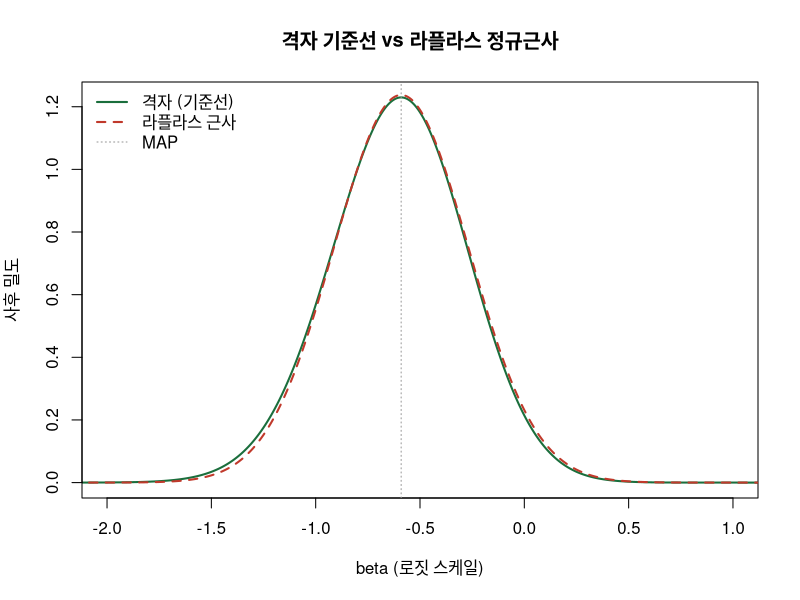
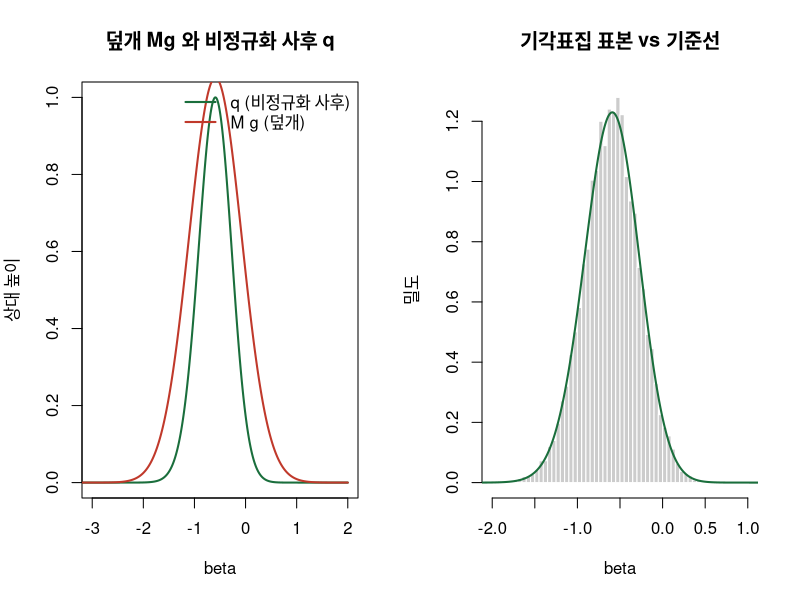
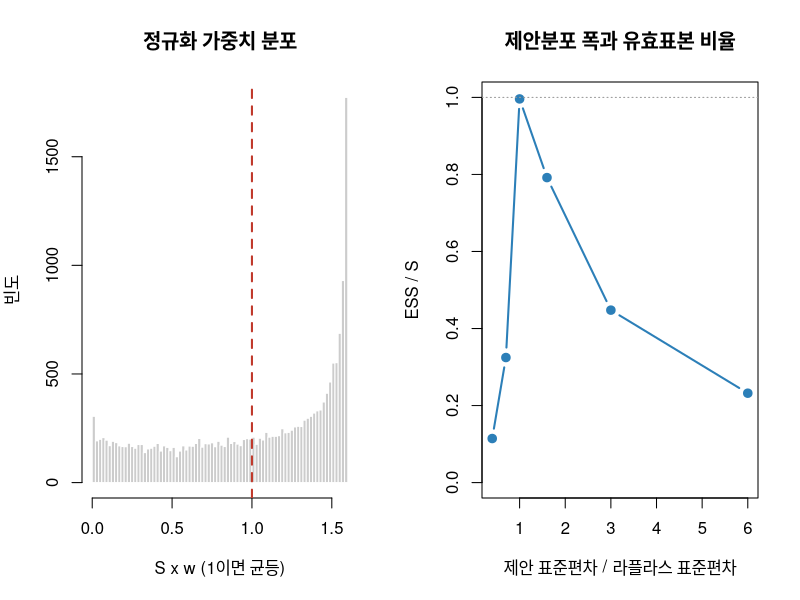
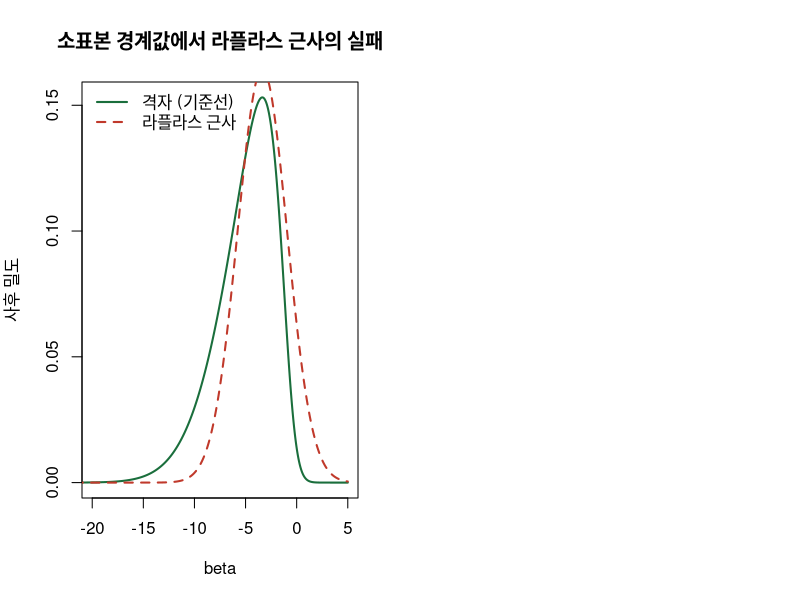

These figures' R source, in order:
## ---- chunk 1
#| label: grid-toy
beta_5 <- seq(-3, 1, by = 1)                  # 로짓 스케일의 아주 거친 격자
# 로그 비정규화 사후 = 이항 가능도(로짓 스케일) + 정규 사전
lp_5 <- 7 * beta_5 - 20 * log1p(exp(beta_5)) + dnorm(beta_5, 0, 1.5, log = TRUE)
un_5 <- exp(lp_5 - max(lp_5))                 # 최댓값을 빼고 지수화 (수치 안정성)
round(rbind(beta = beta_5, unnorm = un_5, post = un_5 / sum(un_5)), 4)
## ---- chunk 2
#| label: curse
n_dim <- c(1, 2, 3, 5, 10)
n_points <- 100^n_dim                          # 축당 100등분
est_sec <- n_points * 1e-6                     # 평가 1회당 1마이크로초 가정
data.frame(d = n_dim, grid_points = signif(n_points, 3),
           seconds = signif(est_sec, 3), years = signif(est_sec / 3.156e7, 3))
## ---- chunk 3
#| label: setup-model
set.seed(42); n_reads <- 40
y_alt <- rbinom(1, size = n_reads, prob = 0.25)          # 참 비율 0.25에서 생성
cat("관측된 대립유전자 read 수:", y_alt, "/", n_reads, "\n")

log1pexp <- function(x) ifelse(x > 30, x, log1p(exp(x))) # 오버플로 방지 도우미
# 로그 비정규화 사후: 로짓 스케일 모수 beta, 사전 N(0, 1.5^2)
log_post <- function(beta, y = y_alt, n = n_reads, s = 1.5) {
  y * beta - n * log1pexp(beta) + dnorm(beta, 0, s, log = TRUE)
}
## ---- chunk 4
#| label: grid-fit
beta_grid <- seq(-6, 2, length.out = 2000)               # 충분히 넓은 범위
lp_grid <- log_post(beta_grid); w_grid <- exp(lp_grid - max(lp_grid))
p_grid <- w_grid / sum(w_grid)                           # 격자 위 확률질량
dens_grid <- p_grid / (beta_grid[2] - beta_grid[1])      # 밀도 곡선용
# 범위 점검: 양 끝의 상대 밀도가 작아야 꼬리가 잘리지 않습니다
cat("격자 양 끝의 상대 밀도:", signif(w_grid[c(1, 2000)], 3), "\n")

weighted_q <- function(x, w, probs) {                    # 가중표본의 분위수
  o <- order(x); x_s <- x[o]; cw <- cumsum(w[o]) / sum(w)
  sapply(probs, function(p) x_s[which.max(cw >= p)])
}
mean_grid <- sum(beta_grid * p_grid); theta_grid <- sum(plogis(beta_grid) * p_grid)
ci_grid <- weighted_q(beta_grid, p_grid, c(0.025, 0.975))
cat("사후평균(beta):", round(mean_grid, 3), " 95% 구간:", round(ci_grid, 3),
    " 사후평균(theta):", round(theta_grid, 3), "\n")
## ---- chunk 5
#| label: laplace-fit
fit_lap <- optim(par = 0, fn = function(b) -log_post(b), method = "BFGS", hessian = TRUE)
beta_map <- fit_lap$par                                  # 최빈값 (MAP)
sd_lap <- sqrt(1 / fit_lap$hessian[1, 1])                # 헤시안 역행렬의 제곱근
cat("MAP:", round(beta_map, 3), " 라플라스 표준편차:", round(sd_lap, 3), "\n")

plot(beta_grid, dens_grid, type = "l", lwd = 2, col = "#1a6e3c", xlim = c(-2, 1),
     main = "격자 기준선 vs 라플라스 정규근사",
     xlab = "beta (로짓 스케일)", ylab = "사후 밀도")
lines(beta_grid, dnorm(beta_grid, beta_map, sd_lap), lwd = 2, lty = 2, col = "#c0392b")
abline(v = beta_map, col = "grey60", lty = 3)
legend("topleft", bty = "n", legend = c("격자 (기준선)", "라플라스 근사", "MAP"),
       col = c("#1a6e3c", "#c0392b", "grey60"), lwd = c(2, 2, 1), lty = c(1, 2, 3))
## ---- chunk 6
#| label: rejection
set.seed(42)
prop_mean <- beta_map; prop_sd <- 1.6 * sd_lap           # 꼬리를 덮도록 넉넉하게
log_g_grid <- dnorm(beta_grid, prop_mean, prop_sd, log = TRUE)
log_m <- max(lp_grid - log_g_grid) + 0.05                # log M (작은 여유 포함)
n_prop <- 20000; prop <- rnorm(n_prop, prop_mean, prop_sd)
log_ratio <- log_post(prop) - dnorm(prop, prop_mean, prop_sd, log = TRUE) - log_m
accept <- log(runif(n_prop)) < log_ratio                 # 수용확률 q/(M g)
samp_rej <- prop[accept]
cat("제안:", n_prop, " 채택:", length(samp_rej), " 수용률:", round(mean(accept), 3), "\n")

par(mfrow = c(1, 2))
plot(beta_grid, exp(lp_grid - max(lp_grid)), type = "l", lwd = 2, col = "#1a6e3c",
     xlim = c(-3, 2), main = "덮개 Mg 와 비정규화 사후 q", xlab = "beta", ylab = "상대 높이")
lines(beta_grid, exp(log_m + log_g_grid - max(lp_grid)), lwd = 2, col = "#c0392b")
legend("topright", bty = "n", legend = c("q (비정규화 사후)", "M g (덮개)"),
       col = c("#1a6e3c", "#c0392b"), lwd = 2)
hist(samp_rej, breaks = 40, freq = FALSE, border = "white", col = "grey80", xlim = c(-2, 1),
     main = "기각표집 표본 vs 기준선", xlab = "beta", ylab = "밀도")
lines(beta_grid, dens_grid, lwd = 2, col = "#1a6e3c")
## ---- chunk 7
#| label: importance
set.seed(42)
n_is <- 20000; prop_is <- rnorm(n_is, prop_mean, prop_sd)
log_w <- log_post(prop_is) - dnorm(prop_is, prop_mean, prop_sd, log = TRUE)
w_norm <- exp(log_w - max(log_w))                        # 스케일은 자기정규화로 상쇄
w_norm <- w_norm / sum(w_norm)
ess <- 1 / sum(w_norm^2)                                 # = (sum w)^2 / sum(w^2)
mean_is <- sum(w_norm * prop_is)
ci_is <- weighted_q(prop_is, w_norm, c(0.025, 0.975))
theta_is <- sum(w_norm * plogis(prop_is))
cat("표본 수:", n_is, " ESS:", round(ess, 1), " 효율:", round(ess / n_is, 3), "\n")
## ---- chunk 8
#| label: ess-scan
set.seed(42)
scales <- c(0.4, 0.7, 1.0, 1.6, 3.0, 6.0); n_scan <- 5000  # 라플라스 표준편차의 배수
ess_vec <- numeric(length(scales)); max_w <- numeric(length(scales))
for (i in seq_along(scales)) {
  s_i <- scales[i] * sd_lap
  x_i <- rnorm(n_scan, prop_mean, s_i)
  lw_i <- log_post(x_i) - dnorm(x_i, prop_mean, s_i, log = TRUE)
  ww_i <- exp(lw_i - max(lw_i)); ww_i <- ww_i / sum(ww_i)
  ess_vec[i] <- 1 / sum(ww_i^2); max_w[i] <- max(ww_i)   # 최대 가중치 점유율
}
print(data.frame(scale = scales, ess = round(ess_vec, 1),
                 efficiency = round(ess_vec / n_scan, 3), max_weight = round(max_w, 4)))

par(mfrow = c(1, 2))
hist(w_norm * n_is, breaks = 60, col = "grey80", border = "white",
     main = "정규화 가중치 분포", xlab = "S x w (1이면 균등)", ylab = "빈도")
abline(v = 1, col = "#c0392b", lwd = 2, lty = 2)
plot(scales, ess_vec / n_scan, type = "b", pch = 19, lwd = 2, col = "#2c7fb8", ylim = c(0, 1),
     main = "제안분포 폭과 유효표본 비율",
     xlab = "제안 표준편차 / 라플라스 표준편차", ylab = "ESS / S")
abline(h = 1, col = "grey60", lty = 3)
## ---- chunk 9
#| label: compare
set.seed(42); samp_lap <- rnorm(20000, beta_map, sd_lap) # 라플라스 근사의 theta 평균용
res <- data.frame(
  method = c("grid", "laplace", "rejection", "importance"),
  mean_beta = c(mean_grid, beta_map, mean(samp_rej), mean_is),
  lower = c(ci_grid[1], beta_map - 1.96 * sd_lap, quantile(samp_rej, 0.025), ci_is[1]),
  upper = c(ci_grid[2], beta_map + 1.96 * sd_lap, quantile(samp_rej, 0.975), ci_is[2]),
  mean_theta = c(theta_grid, mean(plogis(samp_lap)), mean(plogis(samp_rej)), theta_is))
res[, 2:5] <- round(res[, 2:5], 3)
print(res, row.names = FALSE)
## ---- chunk 10
#| label: ex1
g <- 200; cost <- 20e-6                                  # 축당 등분 수, 평가 1회당 초
for (d in c(2, 6)) {
  total_sec <- g^d * cost
  cat("d =", d, " 격자점:", signif(g^d, 3), " 초:", signif(total_sec, 3),
      " 년:", signif(total_sec / 3.156e7, 3), "\n")
}
cat("축당 50등분으로 낮추면 d = 6 일 때 일수:", signif(50^6 * cost / 86400, 3), "\n")
## ---- chunk 11
#| label: ex2
lp_small <- function(b) -4 * log1pexp(b) + dnorm(b, 0, 5, log = TRUE)  # y=0, n=4
bg2 <- seq(-25, 5, length.out = 4000)                    # 왼쪽 꼬리가 길어 범위를 넓게
p2 <- exp(lp_small(bg2) - max(lp_small(bg2))); p2 <- p2 / sum(p2)
fit2 <- optim(par = 0, fn = function(b) -lp_small(b), method = "BFGS", hessian = TRUE)
map2 <- fit2$par; sd2 <- sqrt(1 / fit2$hessian[1, 1])

plot(bg2, p2 / (bg2[2] - bg2[1]), type = "l", lwd = 2, col = "#1a6e3c", xlim = c(-20, 5),
     main = "소표본 경계값에서 라플라스 근사의 실패", xlab = "beta", ylab = "사후 밀도")
lines(bg2, dnorm(bg2, map2, sd2), lwd = 2, lty = 2, col = "#c0392b")
legend("topleft", bty = "n", legend = c("격자 (기준선)", "라플라스 근사"),
       col = c("#1a6e3c", "#c0392b"), lwd = 2, lty = c(1, 2))

cut_beta <- qlogis(0.1)                                  # theta = 0.1 에 해당하는 beta
cat("MAP:", round(map2, 2), " 라플라스 sd:", round(sd2, 2),
    " P(theta<0.1) 격자:", round(sum(p2[bg2 < cut_beta]), 3),
    " 라플라스:", round(pnorm(cut_beta, map2, sd2), 3), "\n")
## ---- chunk 12
#| label: ex3
set.seed(42)
n_ex <- 10000; s_ex <- 0.5 * sd_lap                      # 일부러 좁은 척도
x_norm <- rnorm(n_ex, prop_mean, s_ex)                   # (a) 정규 제안분포
lw_n <- log_post(x_norm) - dnorm(x_norm, prop_mean, s_ex, log = TRUE)
ww_n <- exp(lw_n - max(lw_n)); ww_n <- ww_n / sum(ww_n)
x_t <- prop_mean + s_ex * rt(n_ex, df = 3)               # (b) 자유도 3인 t 제안분포
lw_t <- log_post(x_t) - dt((x_t - prop_mean) / s_ex, df = 3, log = TRUE) + log(s_ex)
ww_t <- exp(lw_t - max(lw_t)); ww_t <- ww_t / sum(ww_t)  # 위치-척도 변환에 1/s 보정
print(data.frame(proposal = c("normal", "t(df=3)"),
                 ess = round(c(1 / sum(ww_n^2), 1 / sum(ww_t^2)), 1),
                 max_weight = round(c(max(ww_n), max(ww_t)), 4),
                 mean_beta = round(c(sum(ww_n * x_norm), sum(ww_t * x_t)), 3)),
      row.names = FALSE)
cat("격자 기준선 사후평균:", round(mean_grid, 3), "\n")
